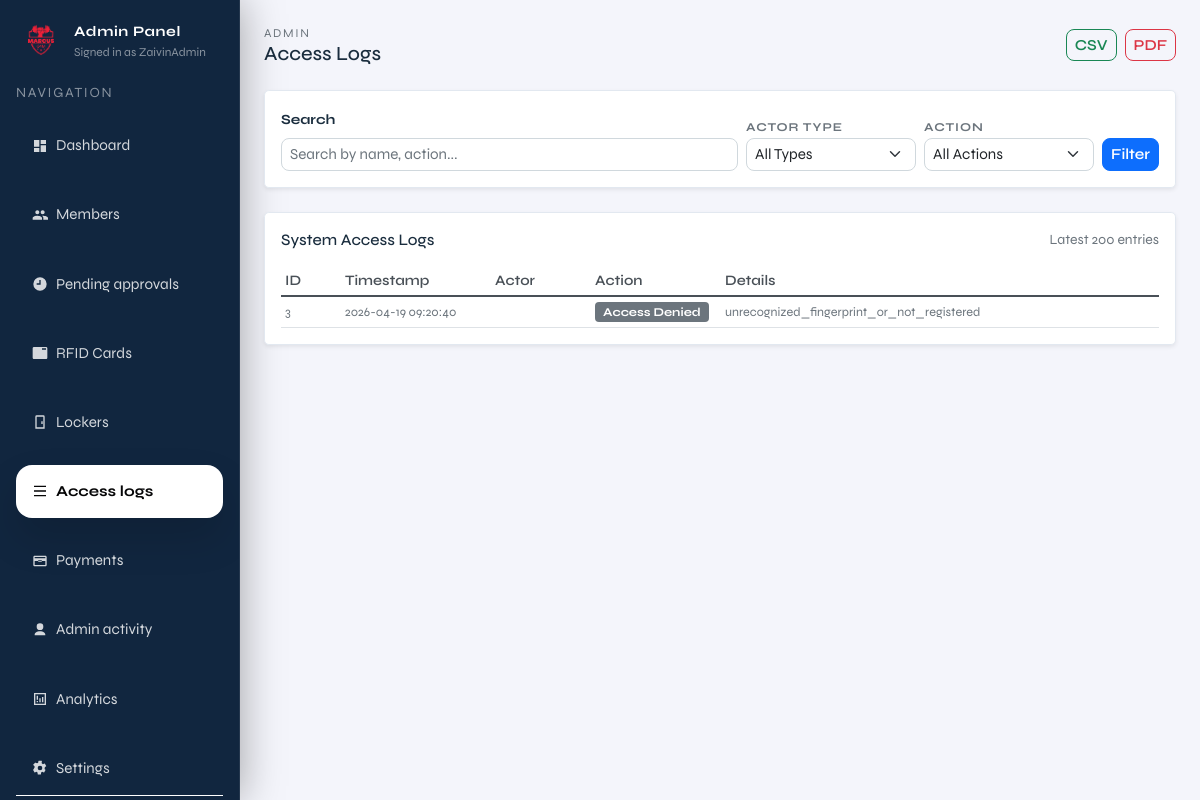
The app's page /admin/access-logs (signed in), older data.
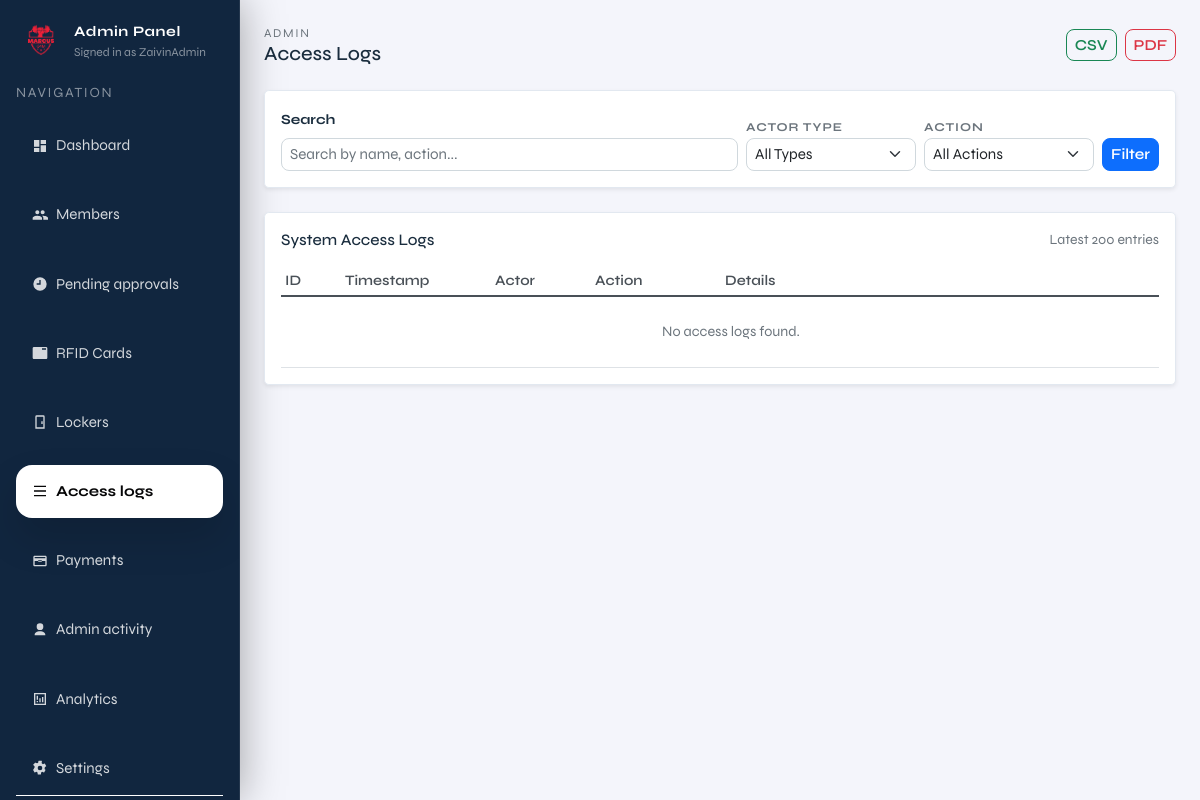
The same page, newer data.
### tables this page shows
CREATE TABLE access_logs (
              id INTEGER PRIMARY KEY AUTOINCREMENT,
              actor_type TEXT NOT NULL, -- member|guest|admin|system
              actor_ref TEXT,           -- e.g. member_id or rfid uid
              action TEXT NOT NULL,     -- e.g. unlock_requested|unlocked|denied
              detail TEXT,
              created_at TEXT NOT NULL DEFAULT (datetime('now'))
            );

### admin.py (the view)
@admin_bp.get("/access-logs")
def admin_access_logs():
    guard = _require_admin()
    if guard is not None:
        return guard
    q = (request.args.get("q") or "").strip()
    actor_type = (request.args.get("actor_type") or "").strip()
    action = (request.args.get("action") or "").strip()
    limit = int(request.args.get("limit", 200))
    with connect() as conn:
        query = """
            SELECT
                al.id,
                al.actor_type,
                al.actor_ref,
                al.action,
                al.detail,
                al.created_at,
                COALESCE(m.full_name, 'N/A') as actor_name
            FROM access_logs al
            LEFT JOIN members m ON al.actor_type = 'guest' AND CAST(al.actor_ref AS INTEGER) = m.id
            WHERE al.actor_type NOT IN ('admin', 'system', 'ir_sensor')
        """
        params = []
        if q:
            query += " AND (m.full_name LIKE ? OR al.detail LIKE ? OR al.action LIKE ?)"
            params.extend([f"%{q}%", f"%{q}%", f"%{q}%"])
        if actor_type:
            query += " AND al.actor_type = ?"
            params.append(actor_type)
        if action:
            query += " AND al.action = ?"
            params.append(action)
        query += " ORDER BY al.id DESC LIMIT ?"
        params.append(limit)
        logs = conn.execute(query, params).fetchall()
        actor_types = conn.execute(
            "SELECT DISTINCT actor_type FROM access_logs WHERE actor_type NOT IN ('admin', 'system', 'ir_sensor') ORDER BY actor_type"
        ).fetchall()
        actions = conn.execute(
            "SELECT DISTINCT action FROM access_logs WHERE actor_type NOT IN ('admin', 'system', 'ir_sensor') ORDER BY action"
        ).fetchall()
    return render_template(
        "admin/pages/admin_access_logs.html",
        logs=logs,
        q=q,
        actor_type=actor_type,
        action=action,
        limit=limit,
        actor_types=actor_types,
        actions=actions,
        current_page="access_logs",
        admin_username=session.get("admin_username"),
    )

### admin.py (called while the page is built)
def _require_admin():
    if not session.get("admin_logged_in"):
        return redirect(url_for("admin.admin_login"))
    return None

@admin_bp.before_request
def _protect_admin_routes():
    if request.endpoint in ("admin.admin_login", "admin.admin_login_submit"):
        return None
    if not session.get("admin_logged_in"):
        return redirect(url_for("admin.admin_login"))

### db.py (called while the page is built)
def _db_path() -> Path:
    env_path = os.getenv("LOCKER_DB_PATH")
    if env_path:
        return Path(env_path)
    current_dir = Path(__file__).resolve().parent
    candidate_paths = [
        current_dir / "locker.sqlite3",
        current_dir / "locker.db",
        current_dir.parent / "locker.sqlite3",
        current_dir.parent / "locker.db",
    ]
    for path in candidate_paths:
        if path.exists():
            return path
    return current_dir.parent / "locker.sqlite3"

def _database_url() -> Optional[str]:
    return os.getenv("DATABASE_URL") or os.getenv("POSTGRES_URL")

def connect() -> DBConnection:
    database_url = _database_url()
    if database_url:
        if psycopg2 is None:
            raise RuntimeError("PostgreSQL support requires psycopg2-binary. Install it before using DATABASE_URL.")
        conn = psycopg2.connect(database_url)
        return DBConnection(conn, is_postgres=True)
    sqlite_conn = sqlite3.connect(
        _db_path(),
        timeout=60,
        check_same_thread=False,
    )
    sqlite_conn.execute("PRAGMA journal_mode=WAL;")
    sqlite_conn.execute("PRAGMA synchronous = NORMAL;")
    sqlite_conn.execute("PRAGMA foreign_keys = ON;")
    sqlite_conn.execute("PRAGMA busy_timeout = 60000;")
    return DBConnection(sqlite_conn, is_postgres=False)

    def __enter__(self) -> "DBConnection":
        if self._is_postgres:
            self._cursor = self._conn.cursor(cursor_factory=psycopg2.extras.RealDictCursor)
        else:
            self._conn.row_factory = sqlite3.Row
            self._cursor = self._conn.cursor()
        return self

    def __exit__(self, exc_type, exc, tb):
        try:
            if exc_type is not None:
                self._conn.rollback()
                return False
            self._conn.commit()
        finally:
            if self._cursor is not None:
                self._cursor.close()
            if self._conn is not None:
                self._conn.close()
        return False

### templates/admin/pages/admin_access_logs.html (shortened to what this page needs)
{% extends "admin/layout/admin.html" %}
{% block admin_content %}
  <div class="d-flex justify-content-between align-items-center mb-4">
    <div>
      <div class="text-muted" style="letter-spacing:0.14em; text-transform:uppercase; font-size:0.75rem;">Admin</div>
      <h5 class="mb-0">Access Logs</h5>
    </div>
    <div class="d-flex gap-2">
      <a href="{{ url_for('admin.export_access_logs_csv') }}" class="btn btn-sm btn-outline-success">
         CSV
      </a>
      <a href="{{ url_for('admin.export_access_logs_pdf') }}" class="btn btn-sm btn-outline-danger">
         PDF
      </a>
    </div>
  </div>
  <div class="card shadow-sm rounded-3 mb-4">
    <div class="card-body">
      <form method="get" action="/admin/access-logs" class="d-flex gap-2 flex-wrap align-items-end">
        <div class="flex-grow-1" style="min-width: 200px;">
          <label class="form-label small fw-bold">Search</label>
          <input name="q" value="{{ q }}" class="form-control form-control-sm" placeholder="Search by name, action..." />
        </div>
        <div style="min-width: 170px;">
          <label class="filter-label">Actor Type</label>
          <select name="actor_type" class="form-select form-select-sm">
            <option value="">All Types</option>
          </select>
        </div>
        <div style="min-width: 170px;">
          <label class="filter-label">Action</label>
          <select name="action" class="form-select form-select-sm">
            <option value="">All Actions</option>
          </select>
        </div>
        <div class="d-flex gap-2">
          <button class="btn btn-sm btn-primary" type="submit">Filter</button>
        </div>
      </form>
    </div>
  </div>
  <div class="card shadow-sm rounded-3">
    <div class="card-body">
      <div class="d-flex justify-content-between align-items-center mb-3">
        <h6 class="card-title mb-0">System Access Logs</h6>
        <span class="text-muted small">Latest {{ limit }} entries</span>
      </div>
      <div class="access-logs-wrapper table-responsive">
        <table class="table table-sm table-hover align-middle mb-0">
          <thead class="position-sticky" style="top: 0; background: white; z-index: 10;">
            <tr>
              <th style="width: 60px;">ID</th>
              <th style="width: 150px;">Timestamp</th>
              <th style="width: 100px;">Actor</th>
              <th style="width: 130px;">Action</th>
              <th>Details</th>
            </tr>
          </thead>
          <tbody>
            {% for log in logs %}
              <tr>
                <td class="text-muted small">{{ log["id"] }}</td>
                <td class="text-muted small" style="white-space: nowrap;">
                  {{ log["created_at"]|default("-") }}
                </td>
                <td>
                  <span class="badge badge-{{ log['actor_type']|lower }} px-2 py-1" style="font-size: 0.75rem;">
                  </span>
                </td>
                <td>
                  <span class="badge bg-secondary px-2 py-1" style="font-size: 0.75rem; text-transform: capitalize;">
                    {{ log["action"]|replace("_", " ")|title }}
                  </span>
                </td>
                <td class="text-muted small access-log-detail">
                  {% if log["detail"] %}
                    {{ log["detail"]|replace('; ', '<br>')|safe }}
                  {% else %}
                    <em>—</em>
                  {% endif %}
                </td>
              </tr>
            {% else %}
              <tr><td colspan="5" class="text-center text-muted py-4">No access logs found.</td></tr>
            {% endfor %}
          </tbody>
        </table>
      </div>
    </div>
  </div>
{% endblock %}

### templates/admin/layout/admin.html (shortened to what this page needs)
{% extends "layouts/base.html" %}
{% block body %}
<div class="d-flex">
  {% include "admin/components/sidebar.html" %}
  <main class="flex-grow-1 p-4" style="background: #f4f5fb;">
    {% block admin_content %}{% endblock %}
  </main>
</div>
{% endblock %}

### templates/layouts/base.html (shortened to what this page needs)
<!doctype html>
<html lang="en">
  <head>
    <link href="{{ url_for('static', filename='css/bootstrap.min.css') }}" rel="stylesheet" />
  </head>
  <body>
    {% block body %}{% endblock %}
  </body>
</html>

### templates/admin/components/sidebar.html (shortened to what this page needs)
<aside class="admin-sidebar p-3 d-flex flex-column" style="width: 240px;">
  <div class="d-flex align-items-center gap-2 mb-3">
    <img
      src="{{ url_for('static', filename='img/logo.png') }}"
      alt="Logo"
      width="50"
      height="50"
      style="object-fit:contain;"
    />
    <div>
      <div class="text-white fw-bold" style="font-size: 0.9rem; letter-spacing: 0.04em;">Admin Panel</div>
      <div class="text-white-50" style="font-size: 0.75rem;">Signed in as {{ admin_username or "admin" }}</div>
    </div>
  </div>
  <div class="text-white-50 small mb-3" style="letter-spacing: 0.12em; text-transform: uppercase;">
    Navigation
  </div>
  <nav class="nav flex-column gap-3 flex-grow-1">
    <a href="/admin" class="nav-link d-flex align-items-center gap-2 {% if current_page == 'dashboard' %}active{% endif %}">
      <svg width="16" height="16" viewBox="0 0 24 24" aria-hidden="true" style="flex-shrink:0;">
        <path fill="currentColor" d="M3 13h8V3H3v10Zm0 8h8v-6H3v6Zm10 0h8V11h-8v10Zm0-18v6h8V3h-8Z"/>
      </svg>
      <span>Dashboard</span>
    </a>
    <a href="/admin/members" class="nav-link d-flex align-items-center gap-2 {% if current_page == 'members' %}active{% endif %}">
      <span>Members</span>
    </a>
    <a href="/admin/pending" class="nav-link d-flex align-items-center gap-2 {% if current_page == 'pending' %}active{% endif %}">
      <svg width="16" height="16" viewBox="0 0 24 24" aria-hidden="true" style="flex-shrink:0;">
        <path fill="currentColor" d="M12 2a10 10 0 1 0 .01 20.01A10 10 0 0 0 12 2Zm1 11H7v-2h4V6h2v5Z"/>
      </svg>
      <span>Pending approvals</span>
    </a>
    <a href="/admin/rfid" class="nav-link d-flex align-items-center gap-2 {% if current_page == 'rfid' %}active{% endif %}">
      <svg width="16" height="16" viewBox="0 0 24 24" aria-hidden="true" style="flex-shrink:0;">
        <path fill="currentColor" d="M21 3H3c-1.1 0-2 .9-2 2v14c0 1.1.9 2 2 2h18c1.1 0 2-.9 2-2V5c0-1.1-.9-2-2-2Zm0 4h-6V5h6v2Z"/>
      </svg>
      <span>RFID Cards</span>
    </a>
    <a href="/admin/lockers" class="nav-link d-flex align-items-center gap-2 {% if current_page == 'lockers' %}active{% endif %}">
      <svg width="16" height="16" viewBox="0 0 24 24" aria-hidden="true" style="flex-shrink:0;">
        <path fill="currentColor" d="M7 2h10a2 2 0 0 1 2 2v18H5V4a2 2 0 0 1 2-2Zm0 2v16h10V4H7Zm7 7h2v4h-2v-4Z"/>
      </svg>
      <span>Lockers</span>
    </a>
    <a href="/admin/access-logs" class="nav-link d-flex align-items-center gap-2 {% if current_page == 'access_logs' %}active{% endif %}">
      <svg width="16" height="16" viewBox="0 0 24 24" aria-hidden="true" style="flex-shrink:0;">
        <path fill="currentColor" d="M3 4h18v2H3V4Zm0 14h18v2H3v-2Zm0-7h18v2H3v-2Z"/>
      </svg>
      <span>Access logs</span>
    </a>
    <a href="/admin/payments" class="nav-link d-flex align-items-center gap-2 {% if current_page == 'payments' %}active{% endif %}">
      <svg width="16" height="16" viewBox="0 0 24 24" aria-hidden="true" style="flex-shrink:0;">
        <path fill="currentColor" d="M20 4H4c-1.11 0-1.99.89-1.99 2L2 18c0 1.11.89 2 2 2h16c1.11 0 2-.89 2-2V6c0-1.11-.89-2-2-2Zm0 14H4v-6h16v6Zm0-10H4V6h16v2Zm-6 5h-4c-.55 0-1-.45-1-1s.45-1 1-1h4c.55 0 1 .45 1 1s-.45 1-1 1Z"/>
      </svg>
      <span>Payments</span>
    </a>
    <a href="/admin/admin-activity" class="nav-link d-flex align-items-center gap-2 {% if current_page == 'admin_activity' %}active{% endif %}">
      <svg width="16" height="16" viewBox="0 0 24 24" aria-hidden="true" style="flex-shrink:0;">
        <path fill="currentColor" d="M12 12a5 5 0 1 0-5-5 5 5 0 0 0 5 5Zm0 2c-4.42 0-8 2.24-8 5v1h16v-1c0-2.76-3.58-5-8-5Z"/>
      </svg>
      <span>Admin activity</span>
    </a>
    <a href="/admin/analytics" class="nav-link d-flex align-items-center gap-2 {% if current_page == 'analytics' %}active{% endif %}">
      <svg width="16" height="16" viewBox="0 0 24 24" aria-hidden="true" style="flex-shrink:0;">
        <path fill="currentColor" d="M3 3h18v18H3V3Zm2 2v14h14V5H5Zm2 10h2v2H7v-2Zm0-8h2v6H7V7Zm4 4h2v6h-2V11Zm4-2h2v8h-2V9Z"/>
      </svg>
      <span>Analytics</span>
    </a>
    <a href="/admin/settings" class="nav-link d-flex align-items-center gap-2 {% if current_page == 'settings' %}active{% endif %}">
      <span>Settings</span>
    </a>
  </nav>
  <div class="mt-auto pt-4 border-top border-white border-opacity-10">
  </div>
</aside>

### templates/layouts/base.html (style rules this page uses)
:root { --brand-blue: #1a3a5c; --brand-teal: #0f6e56; --brand-accent: #378add; --brand-light: #f4f6f9; --brand-white: #ffffff; }
*, *::before, *::after { box-sizing: border-box; }
html, body { height: 100%; margin: 0; padding: 0; }
html, body { -ms-overflow-style: none; scrollbar-width: none; }
body { font-family: 'Syne', sans-serif; background: var(--brand-light); color: #1a2d3e; font-size: 16px; }
.btn, .btn-primary, .btn-secondary, .btn-danger, .btn-outline-danger { border-radius: 8px; font-weight: 600; transition: all 0.2s ease; font-size: 0.95rem; }
.form-control, .form-select, input[type="text"], input[type="email"], input[type="password"], textarea { border-radius: 8px; font-size: 0.95rem; border: 1px solid #d0d8dd; }
.table { font-size: 0.9rem; }
.card { border-radius: 12px; border: 1px solid #e2e8f0; }

### templates/admin/layout/admin.html (style rules this page uses)
.admin-sidebar { background: #11263f; width: 260px; flex-shrink: 0; display: flex; flex-direction: column; position: sticky; top: 0; height: 100vh; overflow-y: auto; box-shadow: 0 0 40px rgba(0, 0, 0, 0.35); border-right: 1px solid rgba(255,255,255,0.08); }
.admin-sidebar .nav-link { color: rgba(255,255,255,0.82); border-radius: 1rem; padding: 0.95rem 1rem; font-size: 0.95rem; transition: background 0.2s ease, color 0.2s ease, transform 0.2s ease; background: transparent; }
.admin-sidebar .nav-link.active { background: #ffffff; color: #060607; font-weight: 700; box-shadow: 0 20px 40px rgba(0, 0, 0, 0.14); }
main { flex: 1; min-height: 100vh; overflow-y: auto; padding: 16px; }

### templates/admin/pages/admin_access_logs.html (style rules this page uses)
.table th { background-color: #f8f9fa; border-bottom: 2px solid #dee2e6; font-weight: 600; color: #495057; }
.table td { vertical-align: middle; }
.access-logs-wrapper { max-height: 640px; overflow-y: auto; }
.access-logs-wrapper table { min-width: 900px; }
.filter-label { font-size: 0.75rem; font-weight: 700; text-transform: uppercase; letter-spacing: 0.08em; color: #6c757d; }
.table thead th { background-color: #ffffff; position: sticky; top: 0; z-index: 11; }

Row changes from the older to the newer data that the page shows:
removed access_logs: id "3", created_at "2026-04-19 09:20:40", action "Access Denied", detail "unrecognized_fingerprint_or_not_registered"
Text that changed along with them:
text now shown: "No access logs found."
